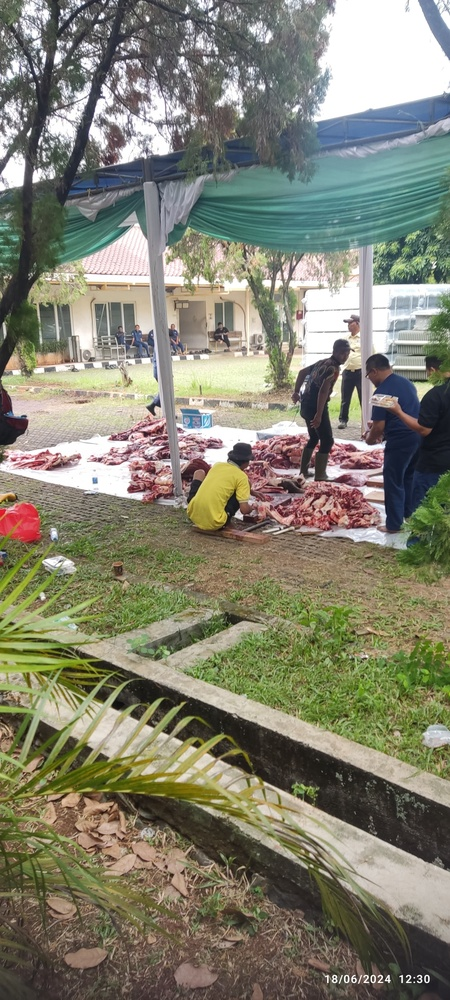
#> input picture img/fotoo.jpeg, 450 x 1000 px, shrunk from 1800 x 4000 before the run
$ python kmeans.py
#> lines starting #> are read from the running program, lines starting #| are printed output that depends on the picture
import numpy as np
import cv2
import matplotlib.pyplot as plt
from sklearn.cluster import KMeans

# membaca gambar / foto
image = cv2.imread('./img/fotoo.jpeg')  # ganti image sesuai dengan path ke file gambar Anda
#> image is the input picture: shape (1000, 450, 3); mean B, G, R 112.8, 130, 131
image = cv2.cvtColor(image, cv2.COLOR_BGR2RGB)
plt.imshow(image)
plt.title("Original Image")
plt.show()

# me reshape gambar ke bentuk 2D
pixel_values = image.reshape((-1, 3))
pixel_values = np.float32(pixel_values)

# mendefinisikan kriteria, nilai K, dan melakukan KMeans
k = 7  # ubah nilai K sesuai kebutuhan
criteria = (cv2.TERM_CRITERIA_EPS + cv2.TERM_CRITERIA_MAX_ITER, 100, 0.2)
_, labels, centers = cv2.kmeans(pixel_values, k, None, criteria, 10, cv2.KMEANS_RANDOM_CENTERS)
#> centers = [[88.68, 89.24, 67.53], [50.98, 49.11, 42.23], [133.2, 126, 87.82], [104.1, 127.1, 129.9], [204.1, 196.3, 181.6], [166.2, 161, 136.6], [248.8, 247.2, 244.7]]

# mengkonversi kembali ke 8-bit values
centers = np.uint8(centers)
#> centers = [[88, 89, 67], [50, 49, 42], [133, 125, 87], [104, 127, 129], [204, 196, 181], [166, 160, 136], [248, 247, 244]]
segmented_image = centers[labels.flatten()]

# reshape ke bentuk gambar asli
segmented_image = segmented_image.reshape(image.shape)
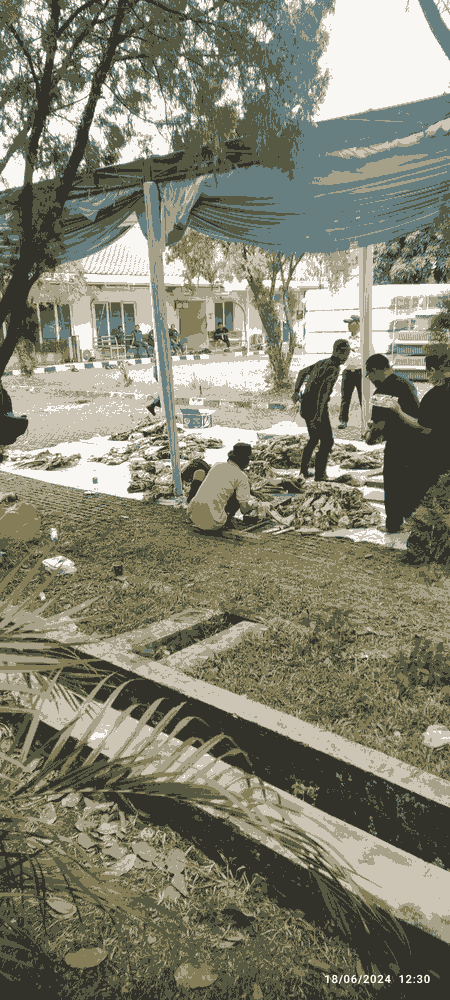
#> segmented_image: shape (1000, 450, 3); mean R, G, B 130.5, 129.6, 112.2
plt.imshow(segmented_image)
plt.title("Segmented Image")
plt.show()

# menampilkan setiap cluster
labels = labels.flatten()
segmented_images = []
for i in range(k):
    masked_image = np.copy(image)
    masked_image = masked_image.reshape((-1, 3))
    masked_image[labels != i] = [0, 0, 0]
    masked_image = masked_image.reshape(image.shape)
    segmented_images.append(masked_image)
    plt.imshow(masked_image)
    plt.title(f"Cluster {i+1}")
    plt.show()
#> this loop made 7 passes
#> pass 1, `masked_image = masked_image.reshape(image.shape)`:
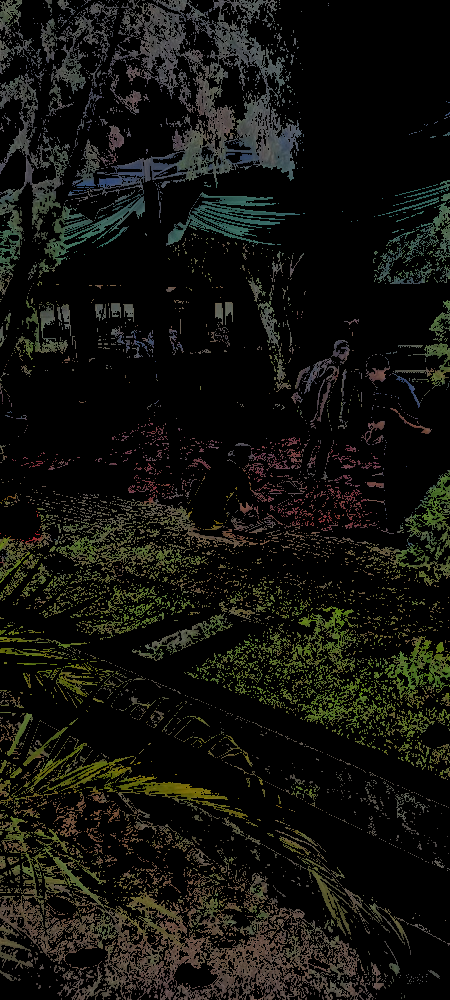
#> masked_image: shape (1000, 450, 3); mean R, G, B 18.8, 18.9, 14.3
#> pass 2, `masked_image = masked_image.reshape(image.shape)`:
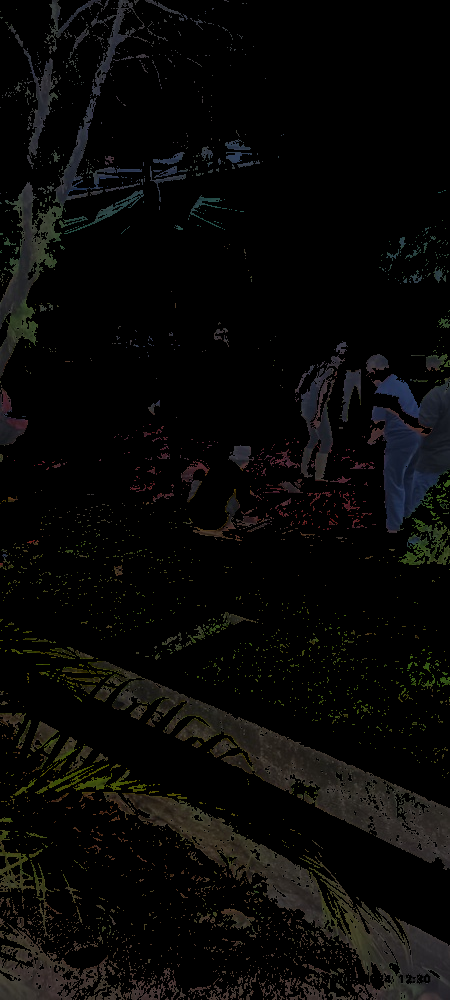
#> masked_image: shape (1000, 450, 3); mean R, G, B 8.7, 8.3, 7.2
#> pass 3, `masked_image = masked_image.reshape(image.shape)`:
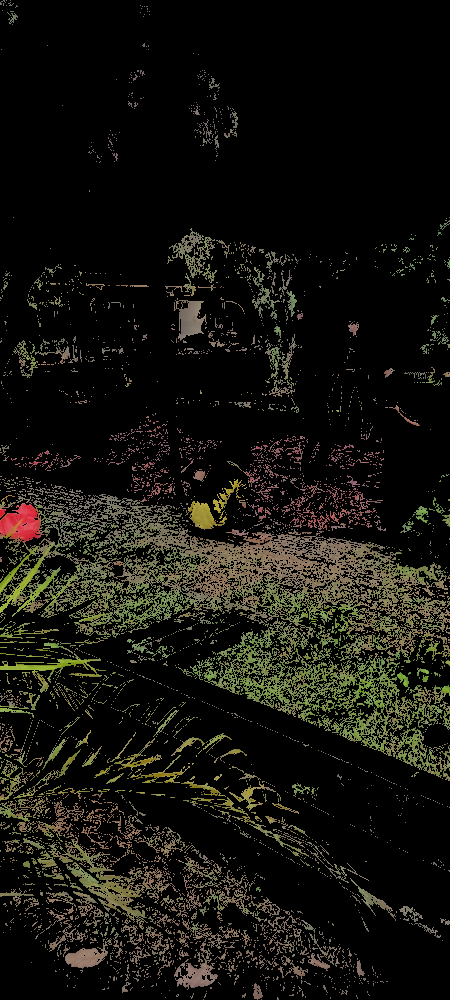
#> masked_image: shape (1000, 450, 3); mean R, G, B 21.1, 19.9, 13.9
#> after the loop:
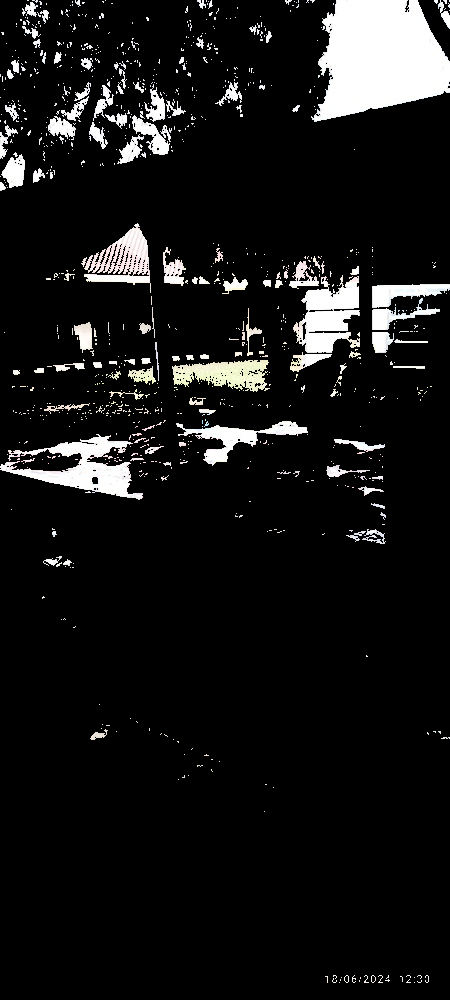
#> masked_image: shape (1000, 450, 3); mean R, G, B 22.1, 22, 21.8
#> after the loop, segmented_images = 7 items
